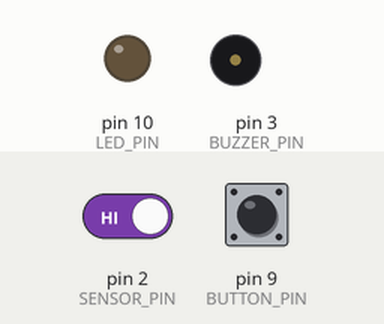
Recording of a sketch running on a simulated Arduino Uno, built with avr-gcc and run on an emulated ATmega328P. Parts: output pins drawn as LEDs (lit = HIGH), buzzer (waves = sounding). Dashed ring = blinking. The test bench sets the inputs (shaded band); at power-on: pin 2 (SENSOR_PIN) HIGH, pin 9 (BUTTON_PIN) HIGH. EEPROM starts erased.

Above: at 1.2 s.
1.3 s: pin 2 (SENSOR_PIN) driven LOW
At 1.99 s:
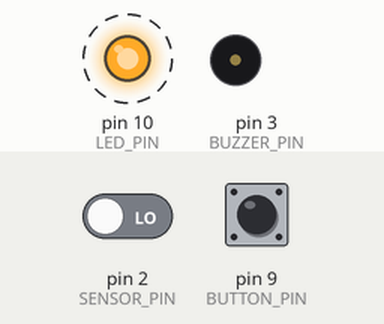
4.3 s: pin 9 (BUTTON_PIN) pulled LOW for 0.15 s
At 4.9 s:
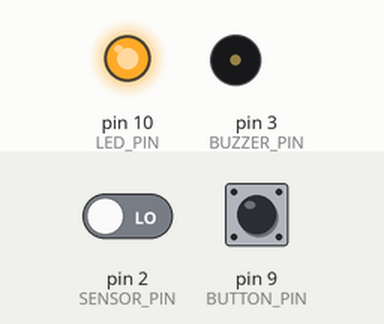
5.9 s: pin 2 (SENSOR_PIN) driven HIGH
At 7.0 s:
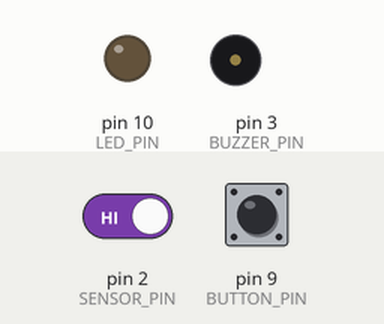
Timing chart, 0 to 8.9 s (numbered marks = the images above; inputs shaded):
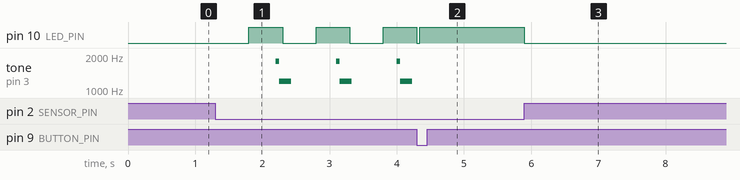

Measured:
- after the input at 1.3 s, pin 10 (LED_PIN): alternates HIGH for 0.50 s and LOW for 0.50 s, starting after 0.50 s; tone on pin 3 (BUZZER_PIN): silent → 1800 Hz after 0.90 s, then repeats every 0.90 s: 1200 Hz 0.18 s, silent 0.67 s, 1800 Hz 0.05 s
- after the input at 4.3 s, tone on pin 3 (BUZZER_PIN): stops changing and stays silent
- after the input at 5.9 s, pin 10 (LED_PIN): HIGH → LOW at once

The sketch:

Arduino_Digital_Sensor_Codes.ino
```cpp
#include <EEPROM.h>

// Pins
const int SENSOR_PIN = 2;   // Digital water sensor DO (assumed LOW when wet)
const int BUTTON_PIN = 9;   // Acknowledge button (INPUT_PULLUP, press = LOW)
const int LED_PIN = 10;     // Indicator LED
const int BUZZER_PIN = 3;  // Buzzer

// EEPROM address to store acknowledge state
const int EEPROM_ADDR_ACK = 0;

// Runtime variables
bool ack = false;           // acknowledgment saved in EEPROM
bool waterPresent = false;  // current sensor reading
unsigned long lastBlinkTime = 0;
unsigned long lastBuzzerTime = 0;
const unsigned long BLINK_INTERVAL = 500;   // ms
const unsigned long BUZZER_INTERVAL = 900;  // ms
bool ledState = false;

void setup() {
  Serial.begin(9600);

  pinMode(SENSOR_PIN, INPUT);
  pinMode(BUTTON_PIN, INPUT_PULLUP);
  pinMode(LED_PIN, OUTPUT);
  pinMode(BUZZER_PIN, OUTPUT);

  // Load acknowledgment from EEPROM (0 or 1)
  ack = (EEPROM.read(EEPROM_ADDR_ACK) == 1);

  // Ensure outputs off at start
  digitalWrite(LED_PIN, LOW);
  noTone(BUZZER_PIN);
}

void loop() {
  // Read water sensor (assumed: LOW = wet). If your sensor is reversed, change == LOW to == HIGH.
  waterPresent = (digitalRead(SENSOR_PIN) == LOW);

  // If water no longer present, clear ack and outputs
  if (!waterPresent) {
    if (ack) {
      // clear stored ack when water is gone
      ack = false;
      EEPROM.write(EEPROM_ADDR_ACK, 0);
    }
    // ensure outputs off
    digitalWrite(LED_PIN, LOW);
    noTone(BUZZER_PIN);
    // reset blink/buzzer timers
    lastBlinkTime = millis();
    lastBuzzerTime = millis();
    ledState = false;
    return; // nothing else to do until water appears
  }

  // If waterPresent == true from here on

  // If not acknowledged yet -> blinking LED + repeating buzzer pattern
  if (!ack) {
    unsigned long now = millis();

    // LED blinking (non-blocking)
    if (now - lastBlinkTime >= BLINK_INTERVAL) {
      lastBlinkTime = now;
      ledState = !ledState;
      digitalWrite(LED_PIN, ledState ? HIGH : LOW);
    }

    // Buzzer repeating short pattern (non-blocking)
    if (now - lastBuzzerTime >= BUZZER_INTERVAL) {
      // Two-tone short pattern using tone() with durations (non-blocking)
      tone(BUZZER_PIN, 1800, 180);            // high short beep
      delay(50);                              // very short gap to make pattern audible
      tone(BUZZER_PIN, 1200, 180);            // low short beep
      lastBuzzerTime = now;
    }

    // Check button press to acknowledge (simple debounce)
    if (!digitalRead(BUTTON_PIN)) { // pressed (LOW)
      delay(40); // tiny debounce
      if (!digitalRead(BUTTON_PIN)) {
        ack = true;
        EEPROM.write(EEPROM_ADDR_ACK, 1); // store ack
        noTone(BUZZER_PIN);
        // leave LED ON steady to show water present (stop blinking)
        digitalWrite(LED_PIN, HIGH);
      }
      // wait for release to avoid bouncing repeated triggers
      while (!digitalRead(BUTTON_PIN)) { delay(10); }
    }

  } else {
    // ack == true: water present and user acknowledged => LED steady ON, no buzzer
    noTone(BUZZER_PIN);
    digitalWrite(LED_PIN, HIGH);

    // If user presses button while ack true, we can optionally toggle ack off — but per your request
    // we keep ack until water is removed. So we do nothing on button here.
  }

  // Optional: small delay to reduce serial spam (not necessary)
  // delay(10);
}
```
